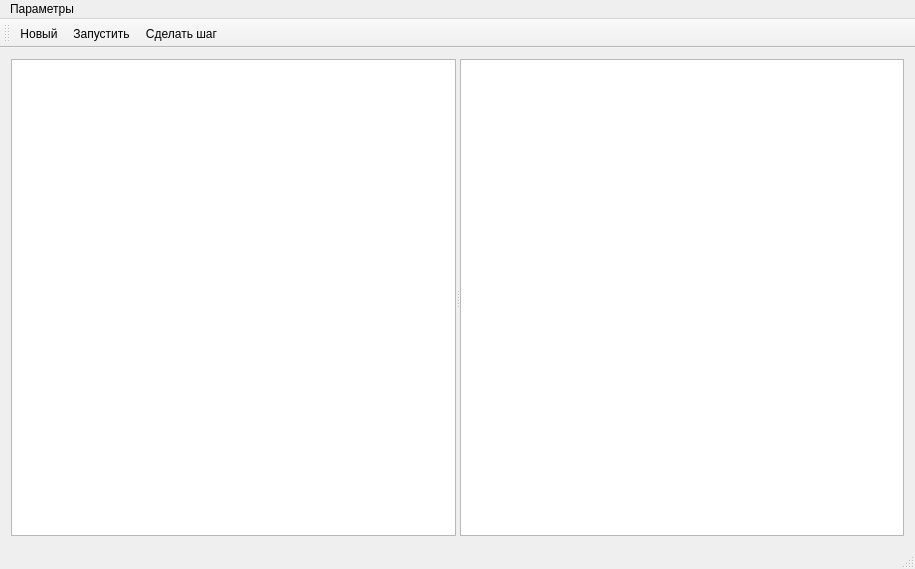
<?xml version="1.0" encoding="UTF-8"?>
<ui version="4.0">
 <class>MainWindow</class>
 <widget class="QMainWindow" name="MainWindow">
  <property name="geometry">
   <rect>
    <x>0</x>
    <y>0</y>
    <width>915</width>
    <height>569</height>
   </rect>
  </property>
  <property name="windowTitle">
   <string>MainWindow</string>
  </property>
  <widget class="QWidget" name="centralWidget">
   <layout class="QGridLayout" name="gridLayout">
    <item row="0" column="0">
     <widget class="QSplitter" name="splitter">
      <property name="orientation">
       <enum>Qt::Horizontal</enum>
      </property>
      <widget class="MazeView" name="graphicsView1"/>
      <widget class="MazeView" name="graphicsView2"/>
     </widget>
    </item>
   </layout>
  </widget>
  <widget class="QMenuBar" name="menuBar">
   <property name="geometry">
    <rect>
     <x>0</x>
     <y>0</y>
     <width>915</width>
     <height>21</height>
    </rect>
   </property>
   <widget class="QMenu" name="menuParameters">
    <property name="title">
     <string>Параметры</string>
    </property>
    <addaction name="actionInteractive"/>
    <addaction name="separator"/>
   </widget>
   <addaction name="menuParameters"/>
  </widget>
  <widget class="QStatusBar" name="statusBar"/>
  <widget class="QToolBar" name="toolBar">
   <property name="windowTitle">
    <string>toolBar</string>
   </property>
   <property name="toolButtonStyle">
    <enum>Qt::ToolButtonTextBesideIcon</enum>
   </property>
   <attribute name="toolBarArea">
    <enum>TopToolBarArea</enum>
   </attribute>
   <attribute name="toolBarBreak">
    <bool>false</bool>
   </attribute>
   <addaction name="actionRe"/>
   <addaction name="actionRun"/>
   <addaction name="actionMake_step"/>
  </widget>
  <action name="actionGenerate">
   <property name="checkable">
    <bool>true</bool>
   </property>
   <property name="checked">
    <bool>true</bool>
   </property>
   <property name="text">
    <string>Сгенерировать...</string>
   </property>
  </action>
  <action name="actionInteractiveGeneration">
   <property name="text">
    <string>Интерактивная генерация...</string>
   </property>
  </action>
  <action name="actionRun">
   <property name="checkable">
    <bool>true</bool>
   </property>
   <property name="checked">
    <bool>false</bool>
   </property>
   <property name="icon">
    <iconset resource="icons.qrc">
     <normaloff>:/resources/play.png</normaloff>:/resources/play.png</iconset>
   </property>
   <property name="text">
    <string>Запустить</string>
   </property>
   <property name="autoRepeat">
    <bool>false</bool>
   </property>
  </action>
  <action name="actionMake_step">
   <property name="icon">
    <iconset resource="icons.qrc">
     <normaloff>:/resources/step.png</normaloff>:/resources/step.png</iconset>
   </property>
   <property name="text">
    <string>Сделать шаг</string>
   </property>
  </action>
  <action name="actionRe">
   <property name="icon">
    <iconset resource="icons.qrc">
     <normaloff>:/resources/updating-arrow.png</normaloff>:/resources/updating-arrow.png</iconset>
   </property>
   <property name="text">
    <string>Новый</string>
   </property>
   <property name="autoRepeat">
    <bool>false</bool>
   </property>
  </action>
  <action name="actionInteractive">
   <property name="checkable">
    <bool>true</bool>
   </property>
   <property name="text">
    <string>Интерактивная генерация</string>
   </property>
  </action>
 </widget>
 <layoutdefault spacing="6" margin="11"/>
 <customwidgets>
  <customwidget>
   <class>MazeView</class>
   <extends>QGraphicsView</extends>
   <header>mazeview.h</header>
  </customwidget>
 </customwidgets>
 <resources>
  <include location="icons.qrc"/>
 </resources>
 <connections/>
</ui>
